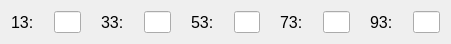
    <widget class="QWidget" name="layoutWidget_32">
     <property name="geometry">
      <rect>
       <x>10</x>
       <y>410</y>
       <width>451</width>
       <height>29</height>
      </rect>
     </property>
     <layout class="QHBoxLayout" name="MemoryRow13">
      <property name="spacing">
       <number>20</number>
      </property>
      <item>
       <layout class="QHBoxLayout" name="horizontalLayout_204">
        <item>
         <widget class="QLabel" name="label_276">
          <property name="font">
           <font>
            <pointsize>12</pointsize>
           </font>
          </property>
          <property name="text">
           <string>13:</string>
          </property>
         </widget>
        </item>
        <item>
         <widget class="QLineEdit" name="memLineEdit13">
          <property name="maxLength">
           <number>4</number>
          </property>
         </widget>
        </item>
       </layout>
      </item>
      <item>
       <layout class="QHBoxLayout" name="horizontalLayout_205">
        <item>
         <widget class="QLabel" name="label_277">
          <property name="font">
           <font>
            <pointsize>12</pointsize>
           </font>
          </property>
          <property name="text">
           <string>33:</string>
          </property>
         </widget>
        </item>
        <item>
         <widget class="QLineEdit" name="memLineEdit33">
          <property name="maxLength">
           <number>4</number>
          </property>
         </widget>
        </item>
       </layout>
      </item>
      <item>
       <layout class="QHBoxLayout" name="horizontalLayout_206">
        <item>
         <widget class="QLabel" name="label_278">
          <property name="font">
           <font>
            <pointsize>12</pointsize>
           </font>
          </property>
          <property name="text">
           <string>53:</string>
          </property>
         </widget>
        </item>
        <item>
         <widget class="QLineEdit" name="memLineEdit53">
          <property name="maxLength">
           <number>4</number>
          </property>
         </widget>
        </item>
       </layout>
      </item>
      <item>
       <layout class="QHBoxLayout" name="horizontalLayout_207">
        <item>
         <widget class="QLabel" name="label_279">
          <property name="font">
           <font>
            <pointsize>12</pointsize>
           </font>
          </property>
          <property name="text">
           <string>73:</string>
          </property>
         </widget>
        </item>
        <item>
         <widget class="QLineEdit" name="memLineEdit73">
          <property name="maxLength">
           <number>4</number>
          </property>
         </widget>
        </item>
       </layout>
      </item>
      <item>
       <layout class="QHBoxLayout" name="horizontalLayout_208">
        <item>
         <widget class="QLabel" name="label_280">
          <property name="font">
           <font>
            <pointsize>12</pointsize>
           </font>
          </property>
          <property name="text">
           <string>93:</string>
          </property>
         </widget>
        </item>
        <item>
         <widget class="QLineEdit" name="memLineEdit93">
          <property name="maxLength">
           <number>4</number>
          </property>
         </widget>
        </item>
       </layout>
      </item>
     </layout>
    </widget>
